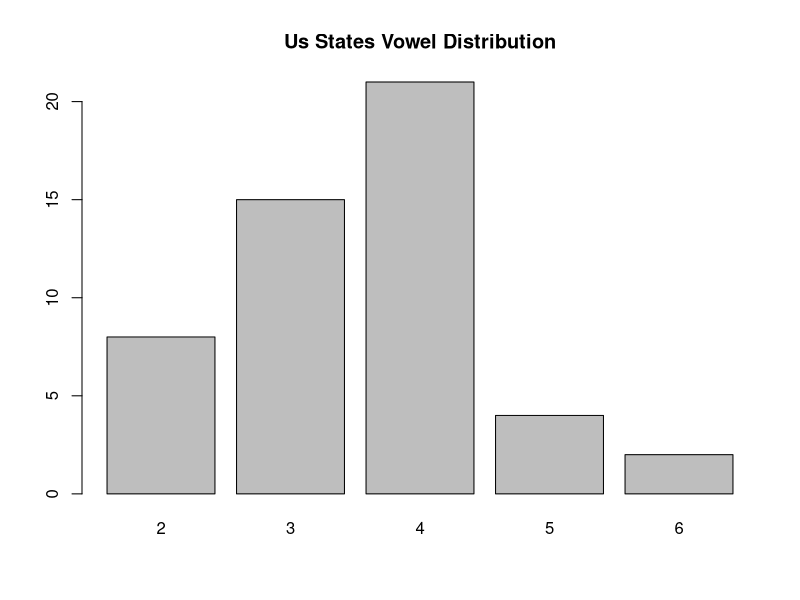

The R script that drew this image:
state_names=rownames(USArrests)
vowels_state_name <- function(state_val) {
  namesplit_split <- strsplit(state_val, "")[[1]]
  all_vowes <- c('a','e','i','o','u','A','E','I','O','U')
  v_count <- 0
  for(c in namesplit_split)
  {
    if(c %in% all_vowes)
    {
      v_count <- v_count + 1
    }
  }
  
  return(v_count)
}


vowel_nums <- sapply(state_names, vowels_state_name)



barplot(table(vowel_nums),main="Us States Vowel Distribution", horiz=FALSE)


